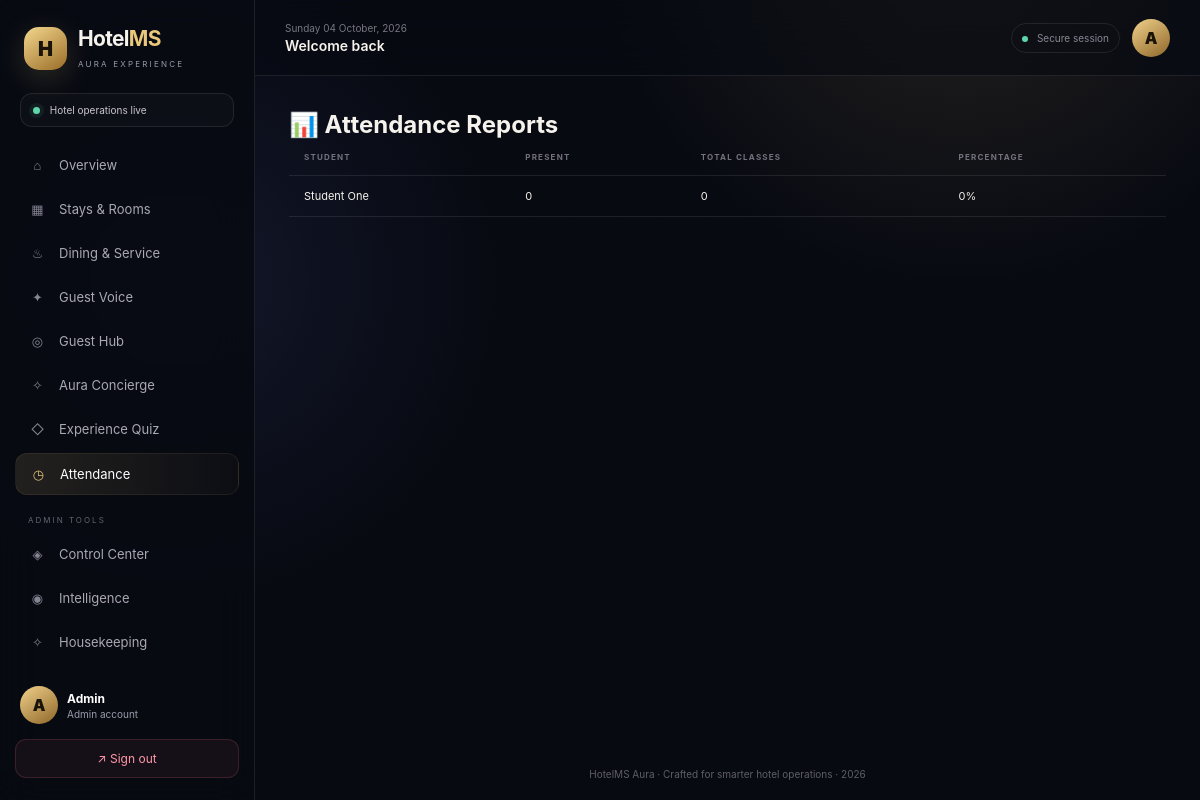
/attendance/reports (signed in), run on the app's committed database.
### models.py (models this page shows, shortened)
class User(UserMixin, db.Model):
    id = db.Column(db.Integer, primary_key=True)
    name = db.Column(db.String(120), nullable=False)
    email = db.Column(db.String(120), unique=True, nullable=False)
    password_hash = db.Column(db.String(255), nullable=False)
    role = db.Column(db.String(20), nullable=False, default="guest")
    created_at = db.Column(db.DateTime, default=datetime.utcnow)

### routes/attendance_routes.py (the view)
@attendance_bp.route("/reports")
@login_required
def reports():
    if current_user.role not in ("teacher", "admin"):
        flash("Not authorized.", "error")
        return redirect(url_for("auth.dashboard"))
    students = User.query.filter_by(role="student").all()
    report_data = []
    for student in students:
        records = Attendance.query.filter_by(student_id=student.id).all()
        total = len(records)
        present = len([r for r in records if r.status == "present"])
        percentage = round((present / total) * 100, 1) if total else 0
        report_data.append({"student": student, "total": total, "present": present, "percentage": percentage})
    return render_template("attendance/reports.html", report_data=report_data)

### templates/attendance/reports.html (shortened to what this page needs)
{% extends "base.html" %}
{% block content %}
<h2>📊 Attendance Reports</h2>
<table class="data-table">
    <thead><tr><th>Student</th><th>Present</th><th>Total Classes</th><th>Percentage</th></tr></thead>
    <tbody>
        {% for row in report_data %}
        <tr>
            <td>{{ row.student.name }}</td>
            <td>{{ row.present }}</td>
            <td>{{ row.total }}</td>
            <td>{{ row.percentage }}%</td>
        </tr>
        {% else %}
        <tr><td colspan="4">No data yet.</td></tr>
        {% endfor %}
    </tbody>
</table>
{% endblock %}

### templates/base.html (shortened to what this page needs)
<!doctype html>
<html lang="en">
<head>
    <link rel="stylesheet" href="{{ url_for('static', filename='css/style.css') }}">
</head>
<body class="{% if current_user.is_authenticated %}app-shell{% else %}auth-shell{% endif %}">
{% if current_user.is_authenticated %}
<aside class="sidebar" id="sidebar">
    <div class="brand">
        <div class="brandmark">H</div>
        <div><h2>Hotel<span>MS</span></h2><small>AURA EXPERIENCE</small></div>
    </div>
    <div class="welcome-mini"><span class="pulse"></span> Hotel operations live</div>
    <nav class="nav">
        <a href="{{ url_for('auth.dashboard') }}" class="{{ 'active' if request.endpoint == 'auth.dashboard' }}"><i>⌂</i> Overview</a>
        <a href="{{ url_for('booking.rooms') }}" class="{{ 'active' if request.blueprint == 'booking' }}"><i>▦</i> Stays & Rooms</a>
        <a href="{{ url_for('service.menu') }}" class="{{ 'active' if request.blueprint == 'service' }}"><i>♨</i> Dining & Service</a>
        <a href="{{ url_for('review.list_reviews') }}" class="{{ 'active' if request.blueprint == 'review' }}"><i>✦</i> Guest Voice</a>
        <a href="{{ url_for('advanced.guest_hub') }}" class="{{ 'active' if request.endpoint == 'advanced.guest_hub' }}"><i>◎</i> Guest Hub</a>
        <a href="{{ url_for('advanced.concierge') }}" class="{{ 'active' if request.endpoint == 'advanced.concierge' }}"><i>✧</i> Aura Concierge</a>
        <a href="{{ url_for('quiz.quiz_home') }}" class="{{ 'active' if request.blueprint == 'quiz' }}"><i>◇</i> Experience Quiz</a>
        {% if current_user.role in ['teacher', 'admin'] %}
        <a href="{{ url_for('attendance.mark_attendance') }}" class="{{ 'active' if request.blueprint == 'attendance' }}"><i>◷</i> Attendance</a>
        {% elif current_user.role == 'student' %}
        <a href="{{ url_for('attendance.my_attendance') }}" class="{{ 'active' if request.blueprint == 'attendance' }}"><i>◷</i> My Attendance</a>
        {% endif %}
        {% if current_user.role == 'admin' %}
        <div class="nav-label">ADMIN TOOLS</div>
        <a href="{{ url_for('admin.control') }}" class="{{ 'active' if request.blueprint == 'admin' }}"><i>◈</i> Control Center</a>
        <a href="{{ url_for('advanced.analytics') }}" class="{{ 'active' if request.endpoint == 'advanced.analytics' }}"><i>◉</i> Intelligence</a>
        <a href="{{ url_for('housekeeping.board') }}" class="{{ 'active' if request.blueprint == 'housekeeping' }}"><i>✧</i> Housekeeping</a>
        <a href="{{ url_for('quiz.manage_questions') }}"><i>⚙</i> Quiz Control</a>
        {% endif %}
    </nav>
    <div class="sidebar-bottom">
        <div class="mini-profile"><div class="avatar">{{ current_user.name[0]|upper }}</div><div><strong>{{ current_user.name }}</strong><small>{{ current_user.role|capitalize }} account</small></div></div>
        <a class="logout" href="{{ url_for('auth.logout') }}">↗ Sign out</a>
    </div>
</aside>
<main class="main">
    <header class="topbar">
        <div class="top-left"><button class="menu" id="menuBtn">☰</button><div><div class="date" id="date"></div><h3>{% block pagetitle %}Welcome back{% endblock %}</h3></div></div>
        <div class="top-right"><div class="top-status"><span></span> Secure session</div><div class="avatar">{{ current_user.name[0]|upper }}</div></div>
    </header>
    <section class="content">
{% else %}
<main class="auth-wrapper">
{% endif %}
    {% block content %}{% endblock %}
{% if current_user.is_authenticated %}
    </section>
    <footer>HotelMS Aura · Crafted for smarter hotel operations · 2026</footer>
</main>
{% else %}
</main>
{% endif %}
</body>
</html>

### static/css/style.css (style rules this page uses)
:root { --bg:#080a12;--panel:#10131e;--panel2:#141826;--line:rgba(255,255,255,.09);--text:#f6f3ed;--muted:#9b9cab;--gold:#e9c77b;--gold2:#a77a2b;--blue:#6b8cff;--violet:#a97cff;--green:#5ed6aa;--danger:#ff788b;--orange:#ffb45e;--shadow:0 24px 70px rgba(0,0,0,.34) }
* { box-sizing:border-box;margin:0;padding:0 }
html,body { min-height:100%;font-family:Inter,"Segoe UI",Arial,sans-serif;background:radial-gradient(circle at 80% -10%,rgba(233,199,123,.13),transparent 28%),radial-gradient(circle at 15% 35%,rgba(107,140,255,.1),transparent 28%),var(--bg);color:var(--text) }
body { display:flex }
a { text-decoration:none;color:inherit }
body:before { content:"";position:fixed;inset:0;pointer-events:none;opacity:.18;background-image:linear-gradient(rgba(255,255,255,.025) 1px,transparent 1px),linear-gradient(90deg,rgba(255,255,255,.025) 1px,transparent 1px);background-size:44px 44px }
.sidebar { position:fixed;inset:0 auto 0 0;width:255px;background:rgba(8,10,18,.9);border-right:1px solid var(--line);padding:22px 15px;display:flex;flex-direction:column;z-index:50;backdrop-filter:blur(22px) }
.brand { display:flex;align-items:center;gap:11px;padding:4px 9px 22px }
.brandmark { width:43px;height:43px;border-radius:15px;display:grid;place-items:center;background:linear-gradient(145deg,#f4d78e,#9a6d27);color:#1a1408;font-weight:900;font-size:20px;box-shadow:0 8px 30px rgba(233,199,123,.18) }
.brand h2 { font-size:21px;letter-spacing:-.7px }
.brand h2 span { color:var(--gold) }
.brand small { color:var(--muted);font-size:8px;letter-spacing:2.2px }
.welcome-mini { margin:0 5px 18px;padding:10px 12px;border:1px solid var(--line);border-radius:12px;color:#c9c6cf;font-size:10px;background:rgba(255,255,255,.025) }
.pulse { display:inline-block;width:7px;height:7px;border-radius:50%;background:var(--green);box-shadow:0 0 0 4px rgba(94,214,170,.08);margin-right:7px }
.nav { display:flex;flex-direction:column;gap:4px;overflow:auto }
.nav a { display:flex;align-items:center;gap:12px;padding:12px 13px;border-radius:12px;color:#aaa8b4;font-size:13px;transition:.2s }
.nav a i { width:19px;text-align:center;font-style:normal;color:#858492 }
.nav a:hover,.nav a.active { background:linear-gradient(90deg,rgba(233,199,123,.12),rgba(233,199,123,.025));color:#fff;border:1px solid rgba(233,199,123,.08) }
.nav a.active i { color:var(--gold) }
.nav-label { font-size:8px;color:#656472;letter-spacing:2px;padding:16px 13px 5px }
.sidebar-bottom { margin-top:auto }
.mini-profile { display:flex;align-items:center;gap:9px;padding:11px 5px;color:#fff }
.mini-profile strong { display:block;font-size:12px }
.mini-profile small { display:block;color:var(--muted);font-size:10px;margin-top:2px }
.avatar { width:38px;height:38px;border-radius:50%;display:grid;place-items:center;background:linear-gradient(145deg,#f0d18b,#8e6628);color:#1a1408;font-weight:900 }
.logout { display:flex;justify-content:center;padding:11px;border-radius:11px;border:1px solid rgba(255,120,139,.16);background:rgba(255,120,139,.06);color:#ff98a7;font-size:12px;margin-top:4px }
.main { margin-left:255px;width:calc(100% - 255px);min-height:100vh;display:flex;flex-direction:column }
.topbar { height:76px;padding:15px 30px;border-bottom:1px solid var(--line);display:flex;align-items:center;justify-content:space-between;background:rgba(8,10,18,.62);backdrop-filter:blur(18px);position:sticky;top:0;z-index:30 }
.top-left,.top-right,.profile { display:flex;align-items:center }
.top-left { gap:12px }
.top-left h3 { font-size:14px;font-weight:600 }
.date { color:#777682;font-size:10px;margin-bottom:3px }
.top-right { gap:12px }
.top-status { font-size:10px;color:#898793;border:1px solid var(--line);padding:8px 10px;border-radius:20px }
.top-status span { display:inline-block;width:6px;height:6px;background:var(--green);border-radius:50%;margin-right:6px }
.content { padding:34px;max-width:1320px;margin:0 auto;width:100%;flex:1 }
footer { text-align:center;color:#5f5e68;font-size:10px;padding:20px }
.data-table { width:100%;border-collapse:collapse }
.data-table th,.data-table td { padding:13px 15px;border-bottom:1px solid var(--line);text-align:left;font-size:11px }
.data-table th { color:#74727e;font-size:8px;letter-spacing:1.2px;text-transform:uppercase }

### data on the page
User: name "A", name "Admin", role "Admin"
User: student.name "Student One"

### other printed values
{{ row.present }} "0"
{{ row.total }} "0"
{{ row.percentage }} "0"
